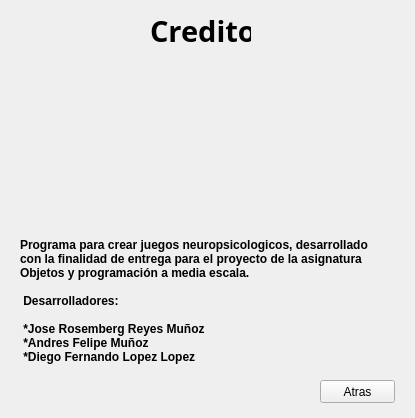
<?xml version="1.0" encoding="UTF-8"?>
<ui version="4.0">
 <class>Creditos</class>
 <widget class="QWidget" name="Creditos">
  <property name="geometry">
   <rect>
    <x>0</x>
    <y>0</y>
    <width>415</width>
    <height>418</height>
   </rect>
  </property>
  <property name="windowTitle">
   <string>Form</string>
  </property>
  <widget class="QLabel" name="label">
   <property name="geometry">
    <rect>
     <x>150</x>
     <y>10</y>
     <width>101</width>
     <height>41</height>
    </rect>
   </property>
   <property name="font">
    <font>
     <family>Franklin Gothic Medium Cond</family>
     <pointsize>22</pointsize>
     <weight>75</weight>
     <bold>true</bold>
    </font>
   </property>
   <property name="text">
    <string>Creditos</string>
   </property>
  </widget>
  <widget class="QLabel" name="label_2">
   <property name="geometry">
    <rect>
     <x>140</x>
     <y>60</y>
     <width>121</width>
     <height>131</height>
    </rect>
   </property>
   <property name="text">
    <string/>
   </property>
   <property name="pixmap">
    <pixmap resource="logo.qrc">:/imagenes/logo.png</pixmap>
   </property>
   <property name="scaledContents">
    <bool>true</bool>
   </property>
   <property name="wordWrap">
    <bool>false</bool>
   </property>
  </widget>
  <widget class="QLabel" name="label_3">
   <property name="geometry">
    <rect>
     <x>20</x>
     <y>210</y>
     <width>381</width>
     <height>181</height>
    </rect>
   </property>
   <property name="font">
    <font>
     <pointsize>9</pointsize>
     <weight>75</weight>
     <bold>true</bold>
    </font>
   </property>
   <property name="text">
    <string>Programa para crear juegos neuropsicologicos, desarrollado 
con la finalidad de entrega para el proyecto de la asignatura 
Objetos y programación a media escala.

 Desarrolladores:

 *Jose Rosemberg Reyes Muñoz
 *Andres Felipe Muñoz
 *Diego Fernando Lopez Lopez</string>
   </property>
  </widget>
  <widget class="QPushButton" name="pushButton">
   <property name="geometry">
    <rect>
     <x>320</x>
     <y>380</y>
     <width>75</width>
     <height>23</height>
    </rect>
   </property>
   <property name="text">
    <string>Atras</string>
   </property>
  </widget>
 </widget>
 <resources>
  <include location="logo.qrc"/>
 </resources>
 <connections>
  <connection>
   <sender>pushButton</sender>
   <signal>clicked()</signal>
   <receiver>Creditos</receiver>
   <slot>atras()</slot>
   <hints>
    <hint type="sourcelabel">
     <x>345</x>
     <y>395</y>
    </hint>
    <hint type="destinationlabel">
     <x>271</x>
     <y>393</y>
    </hint>
   </hints>
  </connection>
 </connections>
 <slots>
  <slot>atras()</slot>
 </slots>
</ui>
